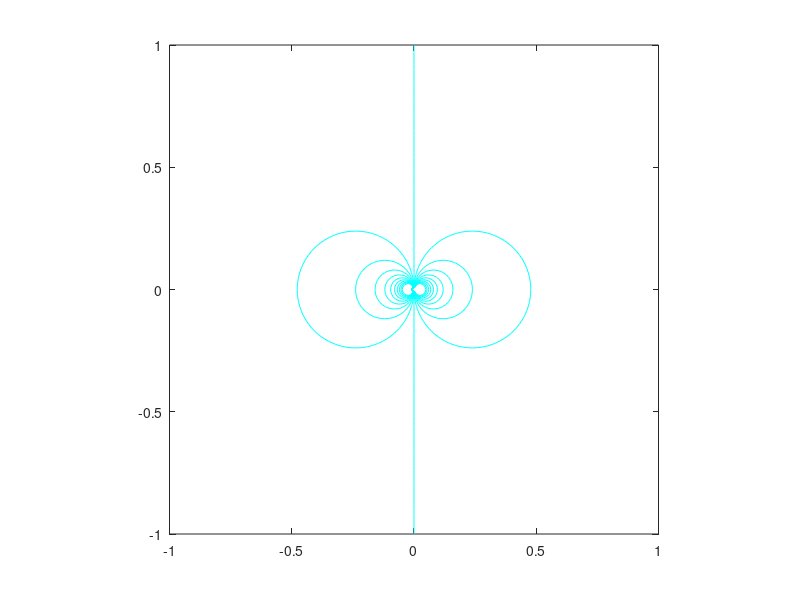

Write the MATLAB code that produced this figure.
[x,y]=meshgrid(-1:0.01:1,-1:0.01:1);
[theta,r]=cart2pol(x,y);

mu=0.3;
psi=mu*sin(theta)./(2*pi*r);
phi=-1*mu.*cos(theta)./(2*pi*r);

contour(x,y,phi,-1:0.1:1,'c');
pbaspect([1 1 1])
axis([-1 1 -1 1])